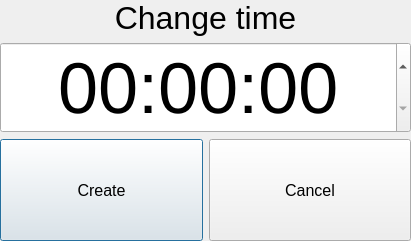
<?xml version="1.0" encoding="UTF-8"?>
<ui version="4.0">
 <class>EditTimer</class>
 <widget class="QDialog" name="EditTimer">
  <property name="geometry">
   <rect>
    <x>0</x>
    <y>0</y>
    <width>411</width>
    <height>241</height>
   </rect>
  </property>
  <property name="windowTitle">
   <string>Dialog</string>
  </property>
  <widget class="QWidget" name="verticalLayoutWidget">
   <property name="geometry">
    <rect>
     <x>0</x>
     <y>0</y>
     <width>411</width>
     <height>241</height>
    </rect>
   </property>
   <layout class="QVBoxLayout" name="verticalLayout">
    <property name="sizeConstraint">
     <enum>QLayout::SetMinimumSize</enum>
    </property>
    <item>
     <widget class="QLabel" name="label">
      <property name="sizePolicy">
       <sizepolicy hsizetype="Preferred" vsizetype="Fixed">
        <horstretch>0</horstretch>
        <verstretch>0</verstretch>
       </sizepolicy>
      </property>
      <property name="font">
       <font>
        <pointsize>24</pointsize>
       </font>
      </property>
      <property name="text">
       <string>Change time</string>
      </property>
      <property name="alignment">
       <set>Qt::AlignCenter</set>
      </property>
     </widget>
    </item>
    <item>
     <widget class="QTimeEdit" name="timeEdit">
      <property name="font">
       <font>
        <pointsize>54</pointsize>
       </font>
      </property>
      <property name="alignment">
       <set>Qt::AlignCenter</set>
      </property>
      <property name="buttonSymbols">
       <enum>QAbstractSpinBox::UpDownArrows</enum>
      </property>
      <property name="displayFormat">
       <string>HH:mm:ss</string>
      </property>
     </widget>
    </item>
    <item>
     <layout class="QHBoxLayout" name="layoutButtons">
      <property name="sizeConstraint">
       <enum>QLayout::SetMinimumSize</enum>
      </property>
      <item>
       <widget class="QPushButton" name="create">
        <property name="sizePolicy">
         <sizepolicy hsizetype="Minimum" vsizetype="Minimum">
          <horstretch>0</horstretch>
          <verstretch>0</verstretch>
         </sizepolicy>
        </property>
        <property name="font">
         <font>
          <pointsize>12</pointsize>
         </font>
        </property>
        <property name="text">
         <string>Create</string>
        </property>
       </widget>
      </item>
      <item>
       <widget class="QPushButton" name="cancel">
        <property name="sizePolicy">
         <sizepolicy hsizetype="Minimum" vsizetype="Minimum">
          <horstretch>0</horstretch>
          <verstretch>0</verstretch>
         </sizepolicy>
        </property>
        <property name="font">
         <font>
          <pointsize>12</pointsize>
         </font>
        </property>
        <property name="text">
         <string>Cancel</string>
        </property>
       </widget>
      </item>
     </layout>
    </item>
   </layout>
  </widget>
 </widget>
 <resources/>
 <connections/>
</ui>
